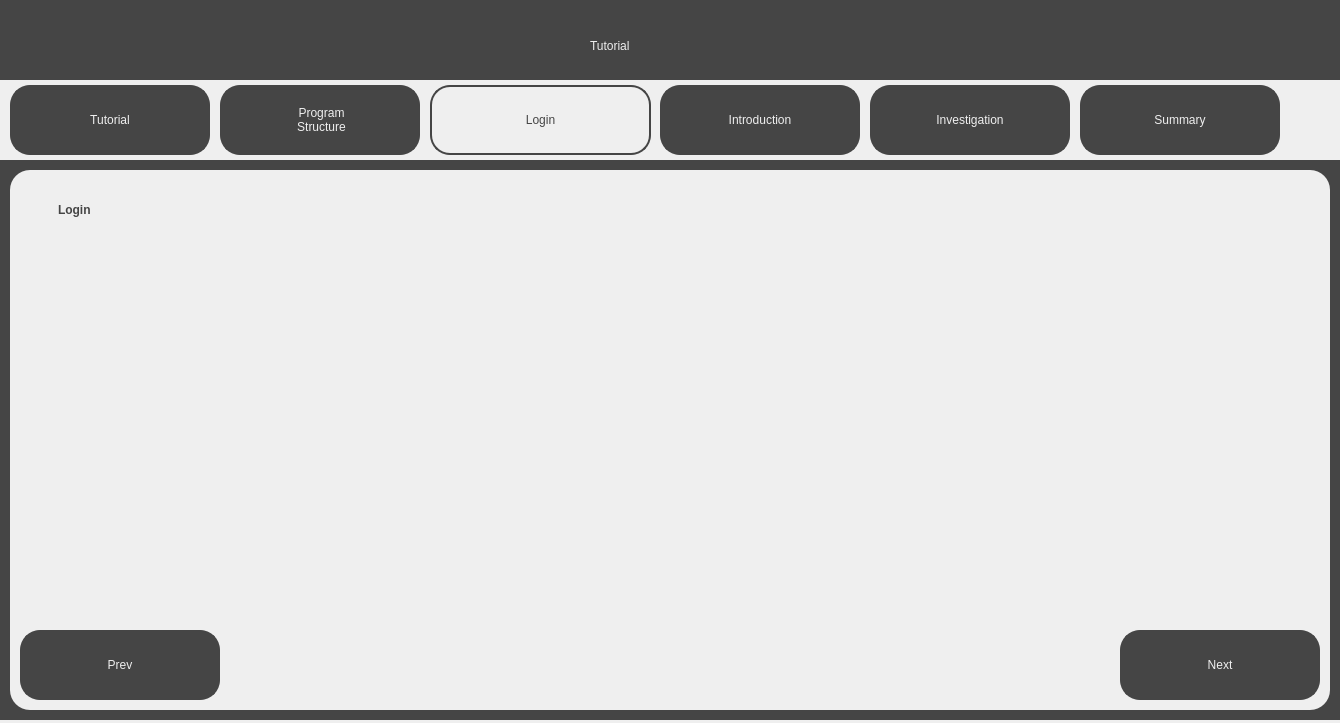
<?xml version="1.0" encoding="UTF-8"?>
<ui version="4.0">
 <class>LoginTutorialScreen</class>
 <widget class="QDialog" name="LoginTutorialScreen">
  <property name="geometry">
   <rect>
    <x>0</x>
    <y>0</y>
    <width>1340</width>
    <height>723</height>
   </rect>
  </property>
  <property name="windowTitle">
   <string>Visualising the Riemann Hypothesis - Tutorial</string>
  </property>
  <property name="toolTipDuration">
   <number>0</number>
  </property>
  <property name="sizeGripEnabled">
   <bool>false</bool>
  </property>
  <widget class="QWidget" name="widget" native="true">
   <property name="geometry">
    <rect>
     <x>0</x>
     <y>0</y>
     <width>1340</width>
     <height>720</height>
    </rect>
   </property>
   <property name="styleSheet">
    <string notr="true">background-color: rgb(69, 69, 69);</string>
   </property>
   <widget class="QLabel" name="Title">
    <property name="geometry">
     <rect>
      <x>590</x>
      <y>20</y>
      <width>161</width>
      <height>51</height>
     </rect>
    </property>
    <property name="styleSheet">
     <string notr="true">font: 36pt &quot;Sans Serif&quot;; color:rgb(239, 239, 239)</string>
    </property>
    <property name="text">
     <string>Tutorial</string>
    </property>
   </widget>
   <widget class="QWidget" name="TabBar" native="true">
    <property name="geometry">
     <rect>
      <x>0</x>
      <y>80</y>
      <width>1340</width>
      <height>80</height>
     </rect>
    </property>
    <property name="styleSheet">
     <string notr="true">background-color: rgb(239, 239, 239);</string>
    </property>
    <widget class="QPushButton" name="TutorialTab">
     <property name="geometry">
      <rect>
       <x>10</x>
       <y>5</y>
       <width>200</width>
       <height>70</height>
      </rect>
     </property>
     <property name="cursor">
      <cursorShape>PointingHandCursor</cursorShape>
     </property>
     <property name="styleSheet">
      <string notr="true">border: 2px solid;
border-radius: 20px;
border-color:rgb(69, 69, 69);
background-color: rgb(69, 69, 69);
font: 18pt &quot;Sans Serif&quot;; color:rgb(239, 239, 239);
</string>
     </property>
     <property name="text">
      <string>Tutorial</string>
     </property>
    </widget>
    <widget class="QPushButton" name="LoginTab">
     <property name="geometry">
      <rect>
       <x>430</x>
       <y>5</y>
       <width>221</width>
       <height>70</height>
      </rect>
     </property>
     <property name="cursor">
      <cursorShape>PointingHandCursor</cursorShape>
     </property>
     <property name="styleSheet">
      <string notr="true">border: 2px solid;
border-radius: 20px;
border-color:rgb(69, 69, 69);
background-color: rgb(239, 239, 239);
font: 18pt &quot;Sans Serif&quot;; color:rgb(69, 69, 69);
</string>
     </property>
     <property name="text">
      <string>Login</string>
     </property>
    </widget>
    <widget class="QPushButton" name="IntroductionTab">
     <property name="geometry">
      <rect>
       <x>660</x>
       <y>5</y>
       <width>200</width>
       <height>70</height>
      </rect>
     </property>
     <property name="cursor">
      <cursorShape>PointingHandCursor</cursorShape>
     </property>
     <property name="styleSheet">
      <string notr="true">border: 2px solid;
border-radius: 20px;
border-color:rgb(69, 69, 69);
background-color: rgb(69, 69, 69);
font: 18pt &quot;Sans Serif&quot;; color:rgb(239, 239, 239);
</string>
     </property>
     <property name="text">
      <string>Introduction</string>
     </property>
    </widget>
    <widget class="QPushButton" name="InvestigationTab">
     <property name="geometry">
      <rect>
       <x>870</x>
       <y>5</y>
       <width>200</width>
       <height>70</height>
      </rect>
     </property>
     <property name="cursor">
      <cursorShape>PointingHandCursor</cursorShape>
     </property>
     <property name="styleSheet">
      <string notr="true">border: 2px solid;
border-radius: 20px;
border-color:rgb(69, 69, 69);
background-color: rgb(69, 69, 69);
font: 18pt &quot;Sans Serif&quot;; color:rgb(239, 239, 239);
</string>
     </property>
     <property name="text">
      <string>Investigation</string>
     </property>
    </widget>
    <widget class="QPushButton" name="SummaryTab">
     <property name="geometry">
      <rect>
       <x>1080</x>
       <y>5</y>
       <width>200</width>
       <height>70</height>
      </rect>
     </property>
     <property name="cursor">
      <cursorShape>PointingHandCursor</cursorShape>
     </property>
     <property name="styleSheet">
      <string notr="true">border: 2px solid;
border-radius: 20px;
border-color:rgb(69, 69, 69);
background-color: rgb(69, 69, 69);
font: 18pt &quot;Sans Serif&quot;; color:rgb(239, 239, 239);
</string>
     </property>
     <property name="text">
      <string>Summary</string>
     </property>
    </widget>
    <widget class="QPushButton" name="ProgramStructureTab">
     <property name="geometry">
      <rect>
       <x>220</x>
       <y>5</y>
       <width>200</width>
       <height>70</height>
      </rect>
     </property>
     <property name="cursor">
      <cursorShape>PointingHandCursor</cursorShape>
     </property>
     <property name="styleSheet">
      <string notr="true">border-radius: 20px;
background-color: rgba(0, 0, 0, 0);
font: 18pt &quot;Sans Serif&quot;;
</string>
     </property>
     <property name="text">
      <string/>
     </property>
    </widget>
    <widget class="QLabel" name="ProgramStructureLabel">
     <property name="geometry">
      <rect>
       <x>220</x>
       <y>5</y>
       <width>200</width>
       <height>70</height>
      </rect>
     </property>
     <property name="styleSheet">
      <string notr="true">border: 2px solid;
border-radius: 20px;
border-color:rgb(69, 69, 69);
background-color: rgb(69, 69, 69);
font: 18pt &quot;Sans Serif&quot;; color:rgb(239, 239, 239);
</string>
     </property>
     <property name="text">
      <string>&lt;html&gt;&lt;head/&gt;&lt;body&gt;&lt;p align=&quot;center&quot;&gt;Program&lt;br/&gt;Structure&lt;/p&gt;&lt;/body&gt;&lt;/html&gt;</string>
     </property>
    </widget>
    <zorder>TutorialTab</zorder>
    <zorder>LoginTab</zorder>
    <zorder>IntroductionTab</zorder>
    <zorder>InvestigationTab</zorder>
    <zorder>SummaryTab</zorder>
    <zorder>ProgramStructureLabel</zorder>
    <zorder>ProgramStructureTab</zorder>
   </widget>
   <widget class="QWidget" name="MainWidget" native="true">
    <property name="geometry">
     <rect>
      <x>10</x>
      <y>170</y>
      <width>1320</width>
      <height>540</height>
     </rect>
    </property>
    <property name="styleSheet">
     <string notr="true">background-color: rgb(239, 239, 239);
border-radius: 20px;</string>
    </property>
    <widget class="QPushButton" name="PrevButton">
     <property name="geometry">
      <rect>
       <x>10</x>
       <y>460</y>
       <width>200</width>
       <height>70</height>
      </rect>
     </property>
     <property name="cursor">
      <cursorShape>PointingHandCursor</cursorShape>
     </property>
     <property name="styleSheet">
      <string notr="true">border: 2px solid;
border-radius: 20px;
border-color:rgb(69, 69, 69);
background-color: rgb(69, 69, 69);
font: 36pt &quot;Sans Serif&quot;; color:rgb(239, 239, 239);
</string>
     </property>
     <property name="text">
      <string>Prev</string>
     </property>
    </widget>
    <widget class="QPushButton" name="NextButton">
     <property name="geometry">
      <rect>
       <x>1110</x>
       <y>460</y>
       <width>200</width>
       <height>70</height>
      </rect>
     </property>
     <property name="cursor">
      <cursorShape>PointingHandCursor</cursorShape>
     </property>
     <property name="styleSheet">
      <string notr="true">border: 2px solid;
border-radius: 20px;
border-color:rgb(69, 69, 69);
background-color: rgb(69, 69, 69);
font: 36pt &quot;Sans Serif&quot;; color:rgb(239, 239, 239);
</string>
     </property>
     <property name="text">
      <string>Next</string>
     </property>
    </widget>
    <widget class="QLabel" name="SubTitleText">
     <property name="geometry">
      <rect>
       <x>40</x>
       <y>20</y>
       <width>311</width>
       <height>41</height>
      </rect>
     </property>
     <property name="styleSheet">
      <string notr="true">font: 25pt &quot;Sans Serif&quot;; color:rgb(69, 69, 69);
background-color: rgb(239, 239, 239); padding: 5px;</string>
     </property>
     <property name="text">
      <string>&lt;html&gt;&lt;head/&gt;&lt;body&gt;&lt;p&gt;&lt;span style=&quot; font-weight:600;&quot;&gt;Login&lt;/span&gt;&lt;/p&gt;&lt;/body&gt;&lt;/html&gt;</string>
     </property>
    </widget>
    <zorder>SubTitleText</zorder>
    <zorder>PrevButton</zorder>
    <zorder>NextButton</zorder>
   </widget>
  </widget>
 </widget>
 <resources/>
 <connections/>
</ui>
